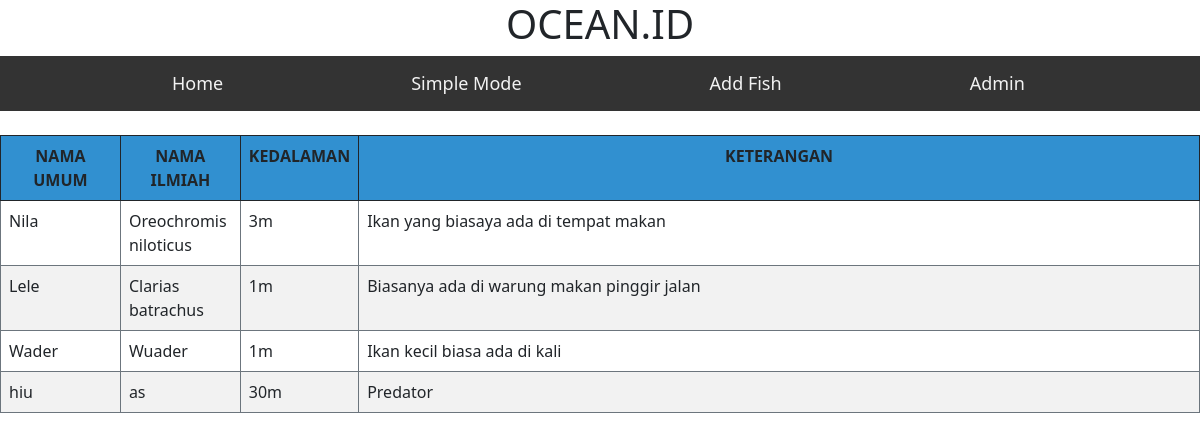
/, run on an earlier commit of the app's database.
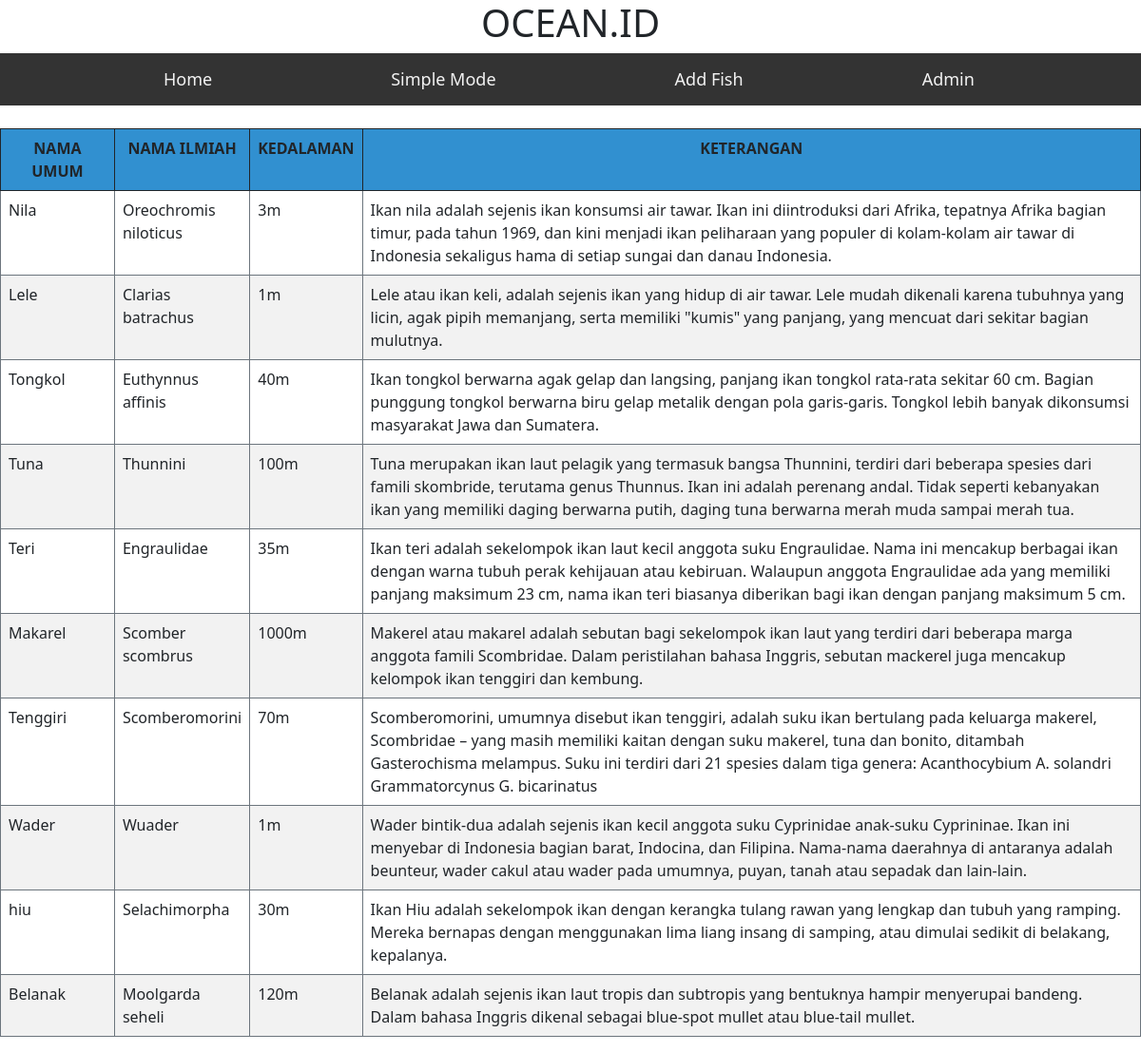
And on a later commit of the database.
### tables this page shows
CREATE TABLE `ikan` (
  `nomer` int(11) NOT NULL,
  `umum` varchar(1000) NOT NULL,
  `ilmiah` varchar(1000) NOT NULL,
  `kedalaman` int(11) NOT NULL,
  `keterangan` longtext NOT NULL
);

### application/controllers/hal_utama.php (called while the page is built, shortened)
<?php
class hal_utama extends CI_Controller {
	public function __construct(){
		$this->load->model('modelku');
	}
	public function index(){
		$dataIkan = $this->modelku->getData("ikan");
		$data = array(
			'data' => $dataIkan
		);
		$this->load->view('header');
		$this->load->view('home', $data);
	}
}

### index.php (called while the page is built, shortened)
<?php
require_once BASEPATH.'core/CodeIgniter.php';

### application/models/modelku.php (called while the page is built, shortened)
<?php
class modelku  extends CI_model {
    public function getData($tabel)
    {
        $ocean = $this->db->query("SELECT * FROM ".$tabel);
        return $ocean->result_array();
    }
}

### application/views/home.php (the view, shortened to what this page needs)
<!DOCTYPE html>
<html lang="en">
<head>
    <link rel="stylesheet" type="text/css" href="<?php echo base_url();?>css/bootstrap.min.css">
</head>
<body>
    <br><center>
    <table class="table table-bordered border-dark table-striped" align="center">
        <tr bgcolor="#3498DB">
            <th width="10%"><center>NAMA UMUM</th>
            <th width="10%"><center>NAMA ILMIAH</th>
            <th width="9%"><center>KEDALAMAN</th>
            <th><center>KETERANGAN</th>
        </tr>
        <?php
            foreach($data as $dat){
        ?>
        <tr class="table table-bordered border-secondary table-striped">
            <td><?php echo $dat['umum']; ?></td>
            <td><?php echo $dat['ilmiah']; ?></td>
            <td><?php echo $dat['kedalaman']; ?>m</td>
            <td><?php echo $dat['keterangan']; ?></td>
        </tr>
        <?php } ?>
    </table></center>
</body>
</html>

### application/views/header.php (shortened to what this page needs)
<!DOCTYPE html>
<html lang="en">
<head>
    <link rel="stylesheet" type="text/css" href="<?php echo base_url();?>css/bootstrap.min.css">
    <link rel="stylesheet" type="text/css" href="<?php echo base_url();?>css/style.css">
</head>
<body>
    <center><h1>OCEAN.ID</h1></center>
    <div id="navbar">
        <a class="a" href="<?php echo base_url()."index.php/hal_utama/main"; ?>">Home</a>
        <a class="a" href="<?php echo base_url()."index.php/hal_utama/index"; ?>">Simple Mode</a>
        <a class="a" href="<?php echo base_url()."index.php/hal_utama/baca_form"; ?>">Add Fish</a>
        <a class="a" href="<?php echo base_url()."index.php/hal_utama/form_login"; ?>">Admin</a>
    </div>
</body>
</html>

### css/style.css (style rules this page uses)
#navbar { overflow: hidden; background-color: #333; }
#navbar a { float: left; display: block; color: #f2f2f2; text-align: center; padding: 14px 16px; text-decoration: none; font-size: 18px; }
#navbar a.a { margin-left: 13%; }

What changed in the data, as far as the page shows it:
changed ikan "Nila": keterangan "Ikan yang biasaya ada di tempat makan" → "Ikan nila adalah sejenis ikan konsumsi air tawar. Ikan ini diintroduksi dari Afrika, tepatnya Afrika bagian timur, pada tahun 1969, dan kini menjadi ikan peliharaan yang populer di kolam-kolam air tawar di Indonesia sekaligus hama di setiap sungai dan danau Indonesia."
changed ikan "Lele": keterangan "Biasanya ada di warung makan pinggir jalan" → "Lele atau ikan keli, adalah sejenis ikan yang hidup di air tawar. Lele mudah dikenali karena tubuhnya yang licin, agak pipih memanjang, serta memiliki \"kumis\" yang panjang, yang mencuat dari sekitar bagian mulutnya."
added ikan: umum "Tongkol", ilmiah "Euthynnus affinis", kedalaman "40", keterangan "Ikan tongkol berwarna agak gelap dan langsing, panjang ikan tongkol rata-rata sekitar 60 cm. Bagian punggung tongkol berwarna biru gelap metalik dengan pola garis-garis. Tongkol lebih banyak dikonsumsi masyarakat Jawa dan Sumatera."
added ikan: umum "Tuna", ilmiah "Thunnini", kedalaman "100", keterangan "Tuna merupakan ikan laut pelagik yang termasuk bangsa Thunnini, terdiri dari beberapa spesies dari famili skombride, terutama genus Thunnus. Ikan ini adalah perenang andal. Tidak seperti kebanyakan ikan yang memiliki daging berwarna putih, daging tuna berwarna merah muda sampai merah tua."
added ikan: umum "Teri", ilmiah "Engraulidae", kedalaman "35", keterangan "Ikan teri adalah sekelompok ikan laut kecil anggota suku Engraulidae. Nama ini mencakup berbagai ikan dengan warna tubuh perak kehijauan atau kebiruan. Walaupun anggota Engraulidae ada yang memiliki panjang maksimum 23 cm, nama ikan teri biasanya diberikan bagi ikan dengan panjang maksimum 5 cm."
added ikan: umum "Makarel", ilmiah "Scomber scombrus", kedalaman "1000", keterangan "Makerel atau makarel adalah sebutan bagi sekelompok ikan laut yang terdiri dari beberapa marga anggota famili Scombridae. Dalam peristilahan bahasa Inggris, sebutan mackerel juga mencakup kelompok ikan tenggiri dan kembung."
added ikan: umum "Tenggiri", ilmiah "Scomberomorini", kedalaman "70", keterangan "Scomberomorini, umumnya disebut ikan tenggiri, adalah suku ikan bertulang pada keluarga makerel, Scombridae – yang masih memiliki kaitan dengan suku makerel, tuna dan bonito, ditambah Gasterochisma melampus. Suku ini terdiri dari 21 spesies dalam tiga genera: Acanthocybium A. solandri Grammatorcynus G. bicarinatus"
changed ikan "Wader": keterangan "Ikan kecil biasa ada di kali" → "Wader bintik-dua adalah sejenis ikan kecil anggota suku Cyprinidae anak-suku Cyprininae. Ikan ini menyebar di Indonesia bagian barat, Indocina, dan Filipina. Nama-nama daerahnya di antaranya adalah beunteur, wader cakul atau wader pada umumnya, puyan, tanah atau sepadak dan lain-lain."
changed ikan "hiu": ilmiah "as" → "Selachimorpha"; keterangan "Predator" → "Ikan Hiu adalah sekelompok ikan dengan kerangka tulang rawan yang lengkap dan tubuh yang ramping. Mereka bernapas dengan menggunakan lima liang insang di samping, atau dimulai sedikit di belakang, kepalanya."
added ikan: umum "Belanak", ilmiah "Moolgarda seheli", kedalaman "120", keterangan "Belanak adalah sejenis ikan laut tropis dan subtropis yang bentuknya hampir menyerupai bandeng. Dalam bahasa Inggris dikenal sebagai blue-spot mullet atau blue-tail mullet."
